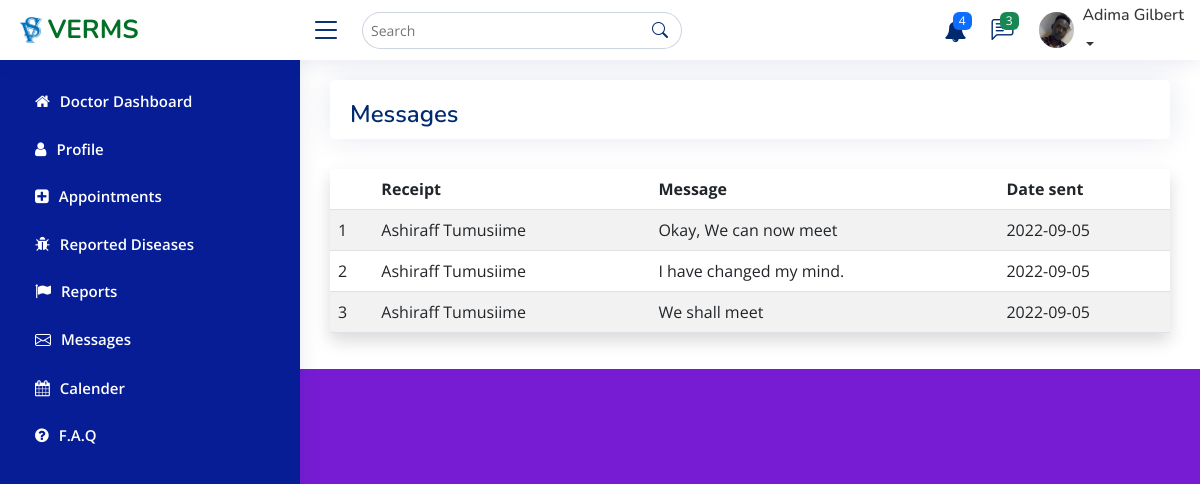
/doctor/pages-messages.php (signed in), run on the app's committed database.
### tables this page shows
CREATE TABLE `messages` (
  `id` int NOT NULL AUTO_INCREMENT,
  `message` text,
  `sender` int NOT NULL,
  `receiver` int NOT NULL,
  `date_added` date NOT NULL,
  `status` smallint NOT NULL DEFAULT '0',
  `appointment` int DEFAULT NULL,
  PRIMARY KEY (`id`)
);

CREATE TABLE `user` (
  `user_Id` int NOT NULL AUTO_INCREMENT,
  `name` varchar(255) NOT NULL,
  `email` varchar(255) NOT NULL,
  `phone` varchar(13) NOT NULL,
  `user_type` varchar(50) NOT NULL,
  `description` text,
  `job` char(100) DEFAULT NULL,
  `country` char(100) DEFAULT NULL,
  `company` char(100) DEFAULT NULL,
  `address` char(200) DEFAULT NULL,
  `password` char(64) NOT NULL DEFAULT '03ac674216f3e15c761ee1a5e255f067953623c8b388b4459e13f978d7c846f4',
  PRIMARY KEY (`user_Id`)
);

### doctor/pages-messages.php (the view, shortened to what this page needs)
<?php
include_once  "../header_doctor.php";
?>
  <main id="main" class="main bg-white">
<div class="col-12">
              <div class="card">
                <div class="pagetitle">
                <h1>Messages</h1>
                </div>
              </div>
</div>
      <div class="col-12">
          <table class="table shadow table-striped">
              <thead>
              <tr>
                  <Th></Th>
                  <th>Receipt</th>
                  <th>Message</th>
                  <th>Date sent</th>
              </tr>
              </thead>
              <tbody>
              <?php
              $no =1;
              $data = mysqli_query($conn, "select message, name, date_added from messages left join user on user.user_Id = messages.receiver where sender = '" .$_SESSION['user_Id']. "' order by id desc") or die(mysqli_error($conn));
              while ($rows = mysqli_fetch_array($data)) {
                  ?>
                  <tr>
                      <td><?=$no++?></td>
                      <td><?=$rows['name']?></td>
                      <td><?=$rows['message']?></td>
                      <td><?=$rows['date_added']?></td>
                  </tr>
              <?php
              }
              ?>
              </tbody>
          </table>
      </div>
  </main>
</body>
</html>

### doctor/assets/css/main.css (style rules this page uses)
:root { scroll-behavior: smooth; }
body { font-family: "Open Sans", sans-serif; background: #771cd3; color: #444444; }
h1, h2, h3, h4, h5, h6 { font-family: "Nunito", sans-serif; }
#main { margin-top: 60px; padding: 20px 30px; transition: all 0.3s; }
.pagetitle { margin-top: 20px; margin-bottom: 10px; margin-left: 20px; }
.pagetitle h1 { font-size: 24px; margin-bottom: 0; font-weight: 600; color: #012970; }
.card { margin-bottom: 30px; border: none; border-radius: 5px; box-shadow: 0px 0 30px rgba(1, 41, 112, 0.1); }
@media (min-width: 1200px) { #main, #footer { margin-left: 300px; } }

### data on the page
messages: user.name "Ashiraff Tumusiime", message "Okay, We can now meet", date_added "2022-09-05"
messages: user.name "Ashiraff Tumusiime", message "I have changed my mind.", date_added "2022-09-05"
messages: user.name "Ashiraff Tumusiime", message "We shall meet", date_added "2022-09-05"

### other printed values
$_SESSION['names'] "Adima Gilbert"
